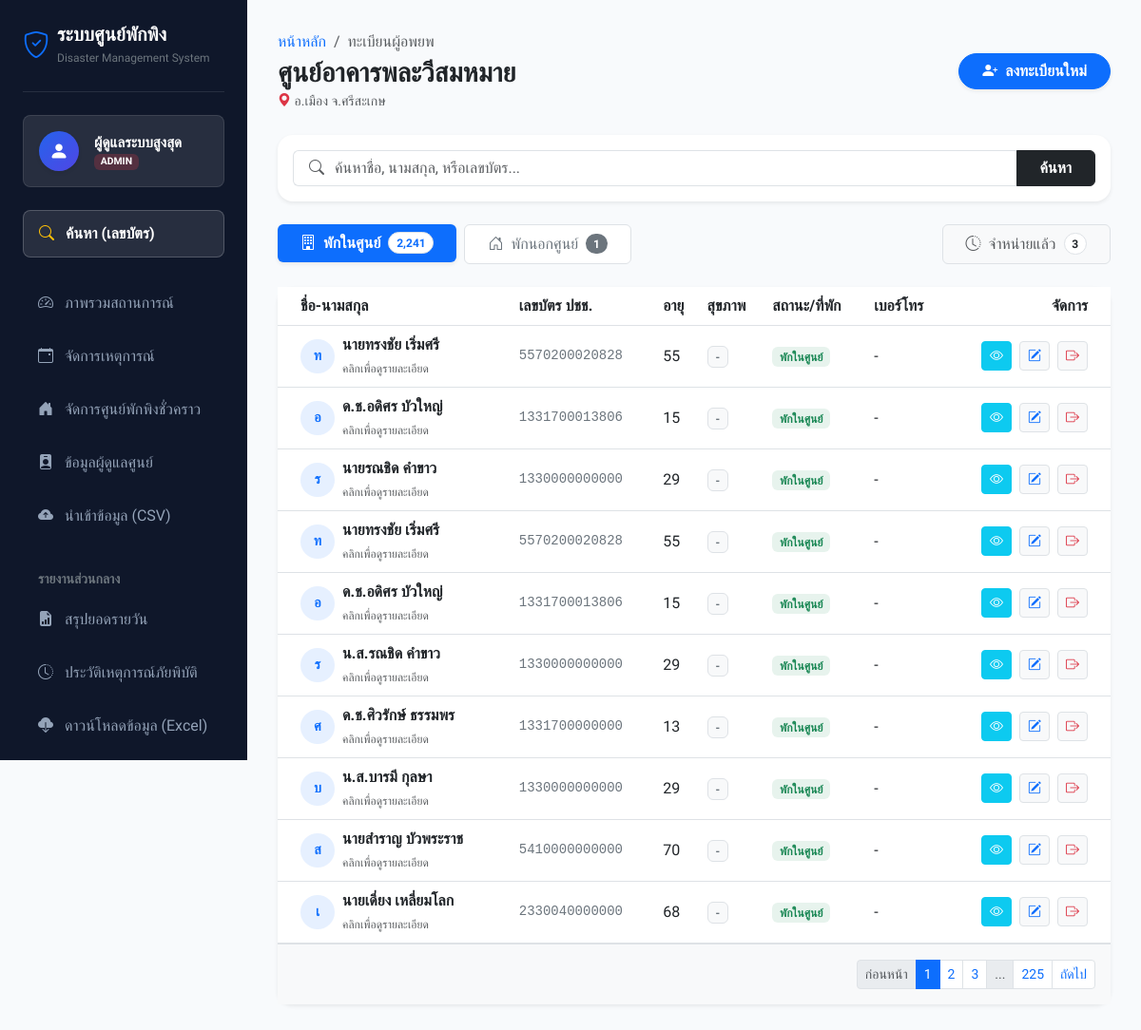
Page /evacuee_list.php?shelter_id=22 (signed in) on the committed database.
### tables this page shows
CREATE TABLE `shelters` (
  `id` int(11) NOT NULL,
  `name` varchar(150) NOT NULL,
  `district` varchar(100) NOT NULL,
  `province` varchar(100) DEFAULT 'ศรีสะเกษ',
  `capacity` int(11) DEFAULT 100,
  `status` enum('OPEN','CLOSED') DEFAULT 'OPEN',
  `current_event` varchar(150) DEFAULT NULL,
  `last_updated` timestamp NOT NULL DEFAULT current_timestamp() ON UPDATE current_timestamp()
);

CREATE TABLE `evacuees` (
  `id` int(11) NOT NULL,
  `event_id` int(11) DEFAULT NULL,
  `citizen_id` varchar(13) NOT NULL,
  `prefix` varchar(20) DEFAULT NULL,
  `first_name` varchar(100) NOT NULL,
  `last_name` varchar(100) NOT NULL,
  `age` int(11) DEFAULT NULL,
  `birth_date` date DEFAULT NULL,
  `health_condition` varchar(255) DEFAULT 'ไม่มี',
  `house_no` varchar(50) DEFAULT NULL,
  `village_no` varchar(50) DEFAULT NULL,
  `subdistrict` varchar(100) DEFAULT NULL,
  `district` varchar(100) DEFAULT NULL,
  `province` varchar(100) DEFAULT 'ศรีสะเกษ',
  `phone` varchar(20) DEFAULT NULL,
  `shelter_id` int(11) DEFAULT NULL,
  `accommodation_type` enum('inside','outside') DEFAULT 'inside',
  `outside_detail` text DEFAULT NULL,
  `check_in_date` date DEFAULT curdate(),
  `check_out_date` date DEFAULT NULL,
  `check_out_reason` varchar(255) DEFAULT NULL,
  `created_at` timestamp NOT NULL DEFAULT current_timestamp()
);

### evacuee_list.php (the view, shortened to what this page needs)
<?php
require_once 'config/db.php';
require_once 'includes/header.php';
$shelter_id = $_GET['shelter_id'];
$search = $_GET['search'] ?? '';
$current_tab = $_GET['tab'] ?? 'inside';
$page = isset($_GET['page']) ? max(1, (int)$_GET['page']) : 1;
$limit = 10;
$offset = ($page - 1) * $limit;
$stmt_shelter = $pdo->prepare("SELECT * FROM shelters WHERE id = ?");
$stmt_shelter->execute([$shelter_id]);
$shelter = $stmt_shelter->fetch();
$sql_count_base = "SELECT
    SUM(CASE WHEN check_out_date IS NULL AND accommodation_type = 'inside' THEN 1 ELSE 0 END) as count_inside,
    SUM(CASE WHEN check_out_date IS NULL AND accommodation_type = 'outside' THEN 1 ELSE 0 END) as count_outside,
    SUM(CASE WHEN check_out_date IS NOT NULL THEN 1 ELSE 0 END) as count_history
FROM evacuees WHERE shelter_id = :sid";
$count_params = ['sid' => $shelter_id];
$stmt_counts = $pdo->prepare($sql_count_base);
$stmt_counts->execute($count_params);
$tab_counts = $stmt_counts->fetch(PDO::FETCH_ASSOC);
$sql_base = "FROM evacuees WHERE shelter_id = :sid";
$params = ['sid' => $shelter_id];
if ($current_tab == 'inside') {
    $sql_base .= " AND check_out_date IS NULL AND accommodation_type = 'inside'";
} elseif ($current_tab == 'outside') {
    $sql_base .= " AND check_out_date IS NULL AND accommodation_type = 'outside'";
} elseif ($current_tab == 'history') {
    $sql_base .= " AND check_out_date IS NOT NULL";
}
$stmt_count_page = $pdo->prepare("SELECT COUNT(*) " . $sql_base);
$stmt_count_page->execute($params);
$total_rows = $stmt_count_page->fetchColumn();
$total_pages = ceil($total_rows / $limit);
$sql_data = "SELECT * " . $sql_base . " ORDER BY check_out_date ASC, id DESC LIMIT $limit OFFSET $offset";
$stmt_evacuees = $pdo->prepare($sql_data);
$stmt_evacuees->execute($params);
$evacuees = $stmt_evacuees->fetchAll();
?>
<div class="d-flex flex-column flex-md-row justify-content-between align-items-start align-items-md-center mb-4 gap-3">
    <div>
        <nav aria-label="breadcrumb">
            <ol class="breadcrumb mb-1 small">
                <li class="breadcrumb-item"><a href="index.php" class="text-decoration-none">หน้าหลัก</a></li>
                <li class="breadcrumb-item active" aria-current="page">ทะเบียนผู้อพยพ</li>
            </ol>
        </nav>
        <h3 class="fw-bold mb-0 text-dark"><?php echo $shelter['name']; ?></h3>
        <span class="text-muted small">
            <i class="bi bi-geo-alt-fill text-danger"></i> อ.<?php echo $shelter['district']; ?> จ.<?php echo $shelter['province']; ?>
        </span>
    </div>
    <div class="d-flex gap-2">
        <a href="evacuee_form.php?shelter_id=<?php echo $shelter_id; ?>" class="btn btn-primary d-flex align-items-center gap-2 shadow-sm fw-bold px-4 rounded-pill">
            <i class="bi bi-person-plus-fill"></i> <span>ลงทะเบียนใหม่</span>
        </a>
    </div>
</div>
<div class="card card-modern border-0 mb-4 bg-white shadow-sm">
    <div class="card-body p-3">
        <form method="GET" class="row g-2 align-items-center">
            <div class="col-md-12">
                <div class="input-group">
                    <span class="input-group-text bg-white border-end-0 ps-3"><i class="bi bi-search text-muted"></i></span>
                    <input type="text" name="search" class="form-control border-start-0 ps-0" placeholder="ค้นหาชื่อ, นามสกุล, หรือเลขบัตร..." value="<?php echo htmlspecialchars($search); ?>">
                    <button type="submit" class="btn btn-dark px-4 fw-bold">ค้นหา</button>
                </div>
            </div>
        </form>
    </div>
</div>
<ul class="nav nav-pills mb-3 gap-2" id="evacueeTabs">
    <li class="nav-item">
        <a class="nav-link <?php echo $current_tab == 'inside' ? 'active shadow-sm fw-bold' : 'bg-white border text-secondary'; ?> d-flex align-items-center gap-2 px-4 py-2"
           href="?shelter_id=<?php echo $shelter_id; ?>&tab=inside&search=<?php echo $search; ?>">
            <i class="bi bi-building"></i> พักในศูนย์
            <span class="badge bg-white text-primary rounded-pill border"><?php echo number_format($tab_counts['count_inside']); ?></span>
        </a>
    </li>
    <li class="nav-item">
        <a class="nav-link <?php echo $current_tab == 'outside' ? 'active shadow-sm fw-bold' : 'bg-white border text-secondary'; ?> d-flex align-items-center gap-2 px-4 py-2"
           href="?shelter_id=<?php echo $shelter_id; ?>&tab=outside&search=<?php echo $search; ?>">
            <i class="bi bi-house-door"></i> พักนอกศูนย์
            <span class="badge bg-secondary text-white rounded-pill"><?php echo number_format($tab_counts['count_outside']); ?></span>
        </a>
    </li>
    <li class="nav-item ms-auto">
        <a class="nav-link <?php echo $current_tab == 'history' ? 'active bg-secondary shadow-sm fw-bold text-white' : 'bg-light border text-muted'; ?> d-flex align-items-center gap-2 px-4 py-2"
           href="?shelter_id=<?php echo $shelter_id; ?>&tab=history&search=<?php echo $search; ?>">
            <i class="bi bi-clock-history"></i> จำหน่ายแล้ว
            <span class="badge bg-white text-dark rounded-pill border"><?php echo number_format($tab_counts['count_history']); ?></span>
        </a>
    </li>
</ul>
<div class="card card-modern border-0 shadow-sm">
    <div class="card-body p-0">
        <div class="table-responsive">
            <table class="table table-custom mb-0 align-middle table-hover">
                <thead>
                    <tr>
                        <th class="ps-4">ชื่อ-นามสกุล</th>
                        <th>เลขบัตร ปชช.</th>
                        <th>อายุ</th>
                        <th>สุขภาพ</th>
                        <th>สถานะ/ที่พัก</th>
                        <th>เบอร์โทร</th>
                        <th class="text-end pe-4">จัดการ</th>
                    </tr>
                </thead>
                <tbody>
                    <?php if (count($evacuees) > 0): ?>
                        <?php foreach ($evacuees as $row):
                            $row_json = htmlspecialchars(json_encode($row), ENT_QUOTES, 'UTF-8');
                            $is_staying = ($row['check_out_date'] == null);
                        ?>
                            <tr class="<?php echo !$is_staying ? 'bg-light text-muted' : ''; ?>">
                                <td class="ps-4 fw-medium">
                                    <div class="d-flex align-items-center gap-2" style="cursor: pointer;" onclick='openDetailModal(<?php echo $row_json; ?>)'>
                                        <div class="avatar <?php echo $is_staying ? 'bg-primary bg-opacity-10 text-primary' : 'bg-secondary bg-opacity-10 text-secondary'; ?> rounded-circle d-flex align-items-center justify-content-center" style="width: 36px; height: 36px; font-size: 0.9rem; font-weight: bold;">
                                            <?php echo mb_substr($row['first_name'], 0, 1); ?>
                                        </div>
                                        <div>
                                            <div class="text-dark fw-bold text-decoration-underline-hover"><?php echo $row['prefix'] . $row['first_name'] . ' ' . $row['last_name']; ?></div>
                                            <small class="text-muted" style="font-size:0.75rem;">
                                                คลิกเพื่อดูรายละเอียด
                                            </small>
                                        </div>
                                    </div>
                                </td>
                                <td class="font-monospace text-secondary small">
                                    <?php echo preg_replace('/[^0-9]/', '', $row['citizen_id']); ?>
                                </td>
                                <td><?php echo $row['age']; ?></td>
                                <td>
                                    <?php if ($row['health_condition'] == 'ไม่มี'): ?>
                                        <span class="badge badge-soft bg-light text-secondary border">-</span>
                                    <?php else: ?>
                                        <span class="badge badge-soft bg-danger bg-opacity-10 text-danger border border-danger border-opacity-25">
                                            <?php echo $row['health_condition']; ?>
                                        </span>
                                    <?php endif; ?>
                                </td>
                                <td>
                                    <?php if ($current_tab == 'outside'): ?>
                                        <div class="small text-truncate" style="max-width: 150px;">
                                            <i class="bi bi-house-door text-warning"></i> <?php echo $row['outside_detail'] ? $row['outside_detail'] : '-'; ?>
                                        </div>
                                    <?php else: ?>
                                        <span class="badge badge-soft bg-success bg-opacity-10 text-success">พักในศูนย์</span>
                                    <?php endif; ?>
                                </td>
                                <td><?php echo $row['phone'] ? $row['phone'] : '-'; ?></td>
                                <td class="text-end pe-4">
                                    <button class="btn btn-sm btn-info text-white me-1" onclick='openDetailModal(<?php echo $row_json; ?>)' title="ดูรายละเอียด">
                                        <i class="bi bi-eye"></i>
                                    </button>
                                    <?php if ($is_staying): ?>
                                        <a href="evacuee_form.php?id=<?php echo $row['id']; ?>&shelter_id=<?php echo $shelter_id; ?>"
                                           class="btn btn-sm btn-light text-primary border me-1" title="แก้ไข/ย้าย">
                                            <i class="bi bi-pencil-square"></i>
                                        </a>
                                        <button onclick="confirmCheckout(<?php echo $row['id']; ?>)"
                                                class="btn btn-sm btn-light text-danger border" title="จำหน่ายออก">
                                            <i class="bi bi-box-arrow-right"></i>
                                        </button>
                                    <?php else: ?>
                                        <span class="badge bg-light text-secondary border">ปิด</span>
                                    <?php endif; ?>
                                </td>
                            </tr>
                        <?php endforeach; ?>
                    <?php else: ?>
                        <tr><td colspan="7" class="text-center py-5 text-muted">ไม่พบข้อมูลในหมวดนี้</td></tr>
                    <?php endif; ?>
                </tbody>
            </table>
        </div>
        <?php if($total_pages > 1): ?>
        <div class="p-3 border-top d-flex justify-content-end bg-light">
            <nav>
                <ul class="pagination pagination-sm mb-0">
                    <li class="page-item <?php echo $page <= 1 ? 'disabled' : ''; ?>">
                        <a class="page-link" href="?shelter_id=<?php echo $shelter_id; ?>&tab=<?php echo $current_tab; ?>&page=<?php echo $page-1; ?>&search=<?php echo $search; ?>">ก่อนหน้า</a>
                    </li>
                    <?php
                    $start = max(1, $page - 2); $end = min($total_pages, $page + 2);
                    for ($i = $start; $i <= $end; $i++) {
                        $active = ($i == $page) ? 'active' : '';
                        echo '<li class="page-item '.$active.'"><a class="page-link" href="?shelter_id='.$shelter_id.'&tab='.$current_tab.'&page='.$i.'&search='.$search.'">'.$i.'</a></li>';
                    }
                    if ($end < $total_pages) echo '<li class="page-item disabled"><span class="page-link">...</span></li>';
                    if ($end < $total_pages - 1) echo '<li class="page-item"><a class="page-link" href="?shelter_id='.$shelter_id.'&tab='.$current_tab.'&page='.$total_pages.'&search='.$search.'">'.$total_pages.'</a></li>';
                    ?>
                    <li class="page-item <?php echo $page >= $total_pages ? 'disabled' : ''; ?>">
                        <a class="page-link" href="?shelter_id=<?php echo $shelter_id; ?>&tab=<?php echo $current_tab; ?>&page=<?php echo $page+1; ?>&search=<?php echo $search; ?>">ถัดไป</a>
                    </li>
                </ul>
            </nav>
        </div>
        <?php endif; ?>
    </div>
</div>
<?php require_once 'includes/footer.php'; ?>

### assets/css/style.css (style rules this page uses)
:root { --sidebar-width: 260px; --primary-color: #2563eb; --bg-color: #f8fafc; --sidebar-bg: #0f172a; --text-color: #334155; }
body { font-family: 'Sarabun', sans-serif; background-color: var(--bg-color); color: var(--text-color); overflow-x: hidden; }
.nav-link { color: #94a3b8; padding: 0.75rem 1rem; border-radius: 0.5rem; margin-bottom: 0.5rem; display: flex; align-items: center; gap: 0.75rem; font-weight: 500; transition: all 0.2s; white-space: nowrap; }
.nav-link:hover, .nav-link.active { color: white; background-color: rgba(255,255,255,0.1); }
.card-modern { background: white; border: 1px solid #e2e8f0; border-radius: 1rem; box-shadow: 0 1px 3px rgba(0,0,0,0.1); }

### rows in the picture
shelters: name "ศูนย์อาคารพละวีสมหมาย", district "เมือง", province "ศรีสะเกษ"
evacuees: first_name "ท", prefix "นาย", first_name "ทรงชัย", last_name "เริ่มศรี", citizen "5570200020828", age "55"
evacuees: first_name "อ", prefix "ด.ช.", first_name "อดิศร", last_name "บัวใหญ่", citizen "1331700013806", age "15"
evacuees: first_name "ร", prefix "นาย", first_name "รณชิด", last_name "คำขาว", citizen "1330000000000", age "29"
evacuees: first_name "ท", prefix "นาย", first_name "ทรงชัย", last_name "เริ่มศรี", citizen "5570200020828", age "55"
evacuees: first_name "อ", prefix "ด.ช.", first_name "อดิศร", last_name "บัวใหญ่", citizen "1331700013806", age "15"
evacuees: first_name "ร", prefix "น.ส.", first_name "รณชิด", last_name "คำขาว", citizen "1330000000000", age "29"
evacuees: first_name "ศ", prefix "ด.ช.", first_name "ศิวรักษ์", last_name "ธรรมพร", citizen "1331700000000", age "13"
evacuees: first_name "บ", prefix "น.ส.", first_name "บารมี", last_name "กุลษา", citizen "1330000000000", age "29"
evacuees: first_name "ส", prefix "นาย", first_name "สำราญ", last_name "บัวพระราช", citizen "5410000000000", age "70"
evacuees: first_name "เ", prefix "นาย", first_name "เดี่ยง", last_name "เหลี่ยมโลก", citizen "2330040000000", age "68"

### other values in the picture
$_SESSION['fullname'] "ผู้ดูแลระบบสูงสุด"
$_SESSION['role'] "ADMIN"
$tab_counts['count_inside'] "2,241"
$tab_counts['count_outside'] "1"
$tab_counts['count_history'] "3"
$total_pages "225"
